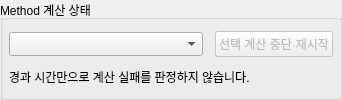
<?xml version='1.0' encoding='utf-8'?>
<ui version="4.0">
 <class>methodWorkerRecovery</class>
 <widget class="QGroupBox" name="methodWorkerRecovery">
  <property name="title">
   <string>Method 계산 상태</string>
  </property>
  <layout class="QGridLayout" name="methodWorkerRecoveryLayout" columnstretch="0,1,0">
   <item row="0" column="0">
    <widget class="QComboBox" name="method_combo">
     <property name="accessibleName">
      <string>상태를 확인할 측정 방법</string>
     </property>
     <property name="minimumContentsLength">
      <number>18</number>
     </property>
     <property name="sizeAdjustPolicy">
      <enum>QComboBox::AdjustToMinimumContentsLengthWithIcon</enum>
     </property>
    </widget>
   </item>
   <item row="0" column="1">
    <widget class="QLabel" name="status_label">
     <property name="text">
      <string>--</string>
     </property>
     <property name="sizePolicy">
      <sizepolicy hsizetype="Ignored" vsizetype="Fixed">
       <horstretch>0</horstretch>
       <verstretch>0</verstretch>
      </sizepolicy>
     </property>
    </widget>
   </item>
   <item row="0" column="2">
    <widget class="QPushButton" name="restart_button">
     <property name="text">
      <string>선택 계산 중단·재시작</string>
     </property>
     <property name="accessibleName">
      <string>선택 방법의 현재 계산을 중단하고 재시작</string>
     </property>
     <property name="toolTip">
      <string>표시된 방법의 현재 계산을 FAILED로 기록하고 대기 중인 계산을 계속합니다. 다른 방법의 계산과 관측은 계속됩니다.</string>
     </property>
     <property name="enabled">
      <bool>false</bool>
     </property>
    </widget>
   </item>
   <item row="1" column="0" rowspan="1" colspan="3">
    <widget class="QLabel" name="feedback_label">
     <property name="text">
      <string>경과 시간만으로 계산 실패를 판정하지 않습니다.</string>
     </property>
     <property name="sizePolicy">
      <sizepolicy hsizetype="Ignored" vsizetype="Fixed">
       <horstretch>0</horstretch>
       <verstretch>0</verstretch>
      </sizepolicy>
     </property>
    </widget>
   </item>
   <property name="leftMargin">
    <number>6</number>
   </property>
   <property name="topMargin">
    <number>6</number>
   </property>
   <property name="rightMargin">
    <number>6</number>
   </property>
   <property name="bottomMargin">
    <number>6</number>
   </property>
  </layout>
 </widget>
 <resources />
 <connections />
</ui>
